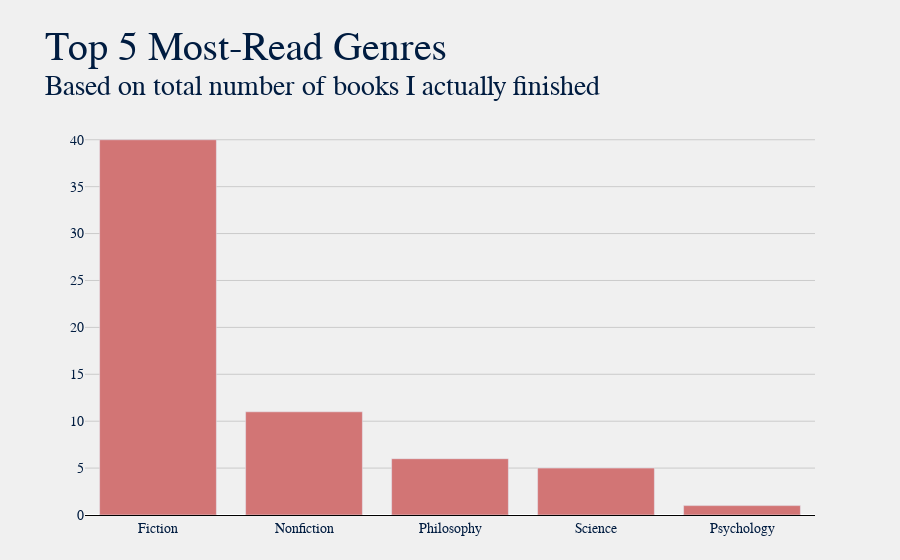

Here is the notebook cell this chart was saved with:
### Markdown cell above
### Genre Count

### Code cell
title = "Top 5 Most-Read Genres"
sub = f"Based on total number of books I actually finished"

plot.gen_bar_graph(df, 'Genre', title, sub, color="#d27575")

### Figure 1 — Plotly figure (JSON) as saved in the notebook; plotly's stock layout.template omitted (floating-point values rounded to 4 significant figures)
{"data": [{"hovertemplate": "<b>%{x}</b>: %{y}", "marker": {"color": "#d27575"}, "name": "", "type": "bar", "x": ["Fiction", "Nonfiction", "Philosophy", "Science", "Psychology"], "y": [40, 11, 6, 5, 1]}], "layout": {"autosize": true, "barmode": "group", "font": {"color": "#001c40", "family": "Baskerville", "size": 14}, "margin": {"b": 45, "l": 85, "r": 85, "t": 120}, "paper_bgcolor": "#f0f0f0", "plot_bgcolor": "#f0f0f0", "title": {"font": {"color": "#001c40", "family": "Baskerville, Bold", "size": 40}, "text": "Top 5 Most-Read Genres<br><sup>Based on total number of books I actually finished"}, "xaxis": {"autorange": true, "gridcolor": "#cbcbcb", "linecolor": "black", "range": [-0.5, 4.5], "showgrid": false, "showline": true, "title": {}, "type": "category"}, "yaxis": {"autorange": true, "gridcolor": "#cbcbcb", "linecolor": "black", "range": [0, 42.11], "showgrid": true, "showline": false, "showticklabels": true, "title": {}, "type": "linear"}}}
